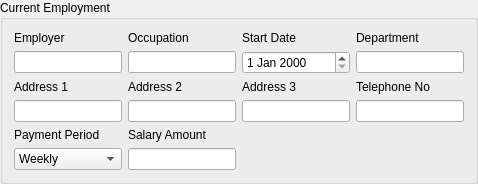
                      <widget class="QGroupBox" name="grpEmployment">
                       <property name="enabled">
                        <bool>true</bool>
                       </property>
                       <property name="sizePolicy">
                        <sizepolicy hsizetype="Preferred" vsizetype="Preferred">
                         <horstretch>0</horstretch>
                         <verstretch>0</verstretch>
                        </sizepolicy>
                       </property>
                       <property name="title">
                        <string>Current Employment</string>
                       </property>
                       <layout class="QGridLayout" name="gridLayout_6">
                        <item row="2" column="0">
                         <widget class="QLabel" name="label_37">
                          <property name="text">
                           <string>Address 1</string>
                          </property>
                         </widget>
                        </item>
                        <item row="2" column="2">
                         <widget class="QLabel" name="label_39">
                          <property name="text">
                           <string>Address 3</string>
                          </property>
                         </widget>
                        </item>
                        <item row="2" column="3">
                         <widget class="QLabel" name="label_40">
                          <property name="text">
                           <string>Telephone No</string>
                          </property>
                         </widget>
                        </item>
                        <item row="3" column="0">
                         <widget class="QLineEdit" name="lineEmpAddress1">
                          <property name="enabled">
                           <bool>true</bool>
                          </property>
                          <property name="text">
                           <string/>
                          </property>
                         </widget>
                        </item>
                        <item row="2" column="1">
                         <widget class="QLabel" name="label_38">
                          <property name="text">
                           <string>Address 2</string>
                          </property>
                         </widget>
                        </item>
                        <item row="3" column="3">
                         <widget class="QLineEdit" name="lineEmpTelNo">
                          <property name="enabled">
                           <bool>true</bool>
                          </property>
                          <property name="text">
                           <string/>
                          </property>
                         </widget>
                        </item>
                        <item row="3" column="1">
                         <widget class="QLineEdit" name="lineEmpAddress2">
                          <property name="enabled">
                           <bool>true</bool>
                          </property>
                          <property name="text">
                           <string/>
                          </property>
                         </widget>
                        </item>
                        <item row="3" column="2">
                         <widget class="QLineEdit" name="lineEmpAddress3">
                          <property name="enabled">
                           <bool>true</bool>
                          </property>
                          <property name="text">
                           <string/>
                          </property>
                         </widget>
                        </item>
                        <item row="4" column="0">
                         <widget class="QLabel" name="label_49">
                          <property name="text">
                           <string>Payment Period</string>
                          </property>
                         </widget>
                        </item>
                        <item row="0" column="0">
                         <widget class="QLabel" name="label_33">
                          <property name="text">
                           <string>Employer</string>
                          </property>
                         </widget>
                        </item>
                        <item row="1" column="0">
                         <widget class="QLineEdit" name="lineEmployer">
                          <property name="enabled">
                           <bool>true</bool>
                          </property>
                          <property name="text">
                           <string/>
                          </property>
                         </widget>
                        </item>
                        <item row="0" column="1">
                         <widget class="QLabel" name="label_34">
                          <property name="text">
                           <string>Occupation</string>
                          </property>
                         </widget>
                        </item>
                        <item row="0" column="2">
                         <widget class="QLabel" name="label_35">
                          <property name="text">
                           <string>Start Date</string>
                          </property>
                         </widget>
                        </item>
                        <item row="1" column="1">
                         <widget class="QLineEdit" name="lineOccupation">
                          <property name="enabled">
                           <bool>true</bool>
                          </property>
                          <property name="text">
                           <string/>
                          </property>
                         </widget>
                        </item>
                        <item row="0" column="3">
                         <widget class="QLabel" name="label_36">
                          <property name="text">
                           <string>Department</string>
                          </property>
                         </widget>
                        </item>
                        <item row="1" column="2">
                         <widget class="QDateEdit" name="dateEmpStartDate">
                          <property name="enabled">
                           <bool>true</bool>
                          </property>
                         </widget>
                        </item>
                        <item row="1" column="3">
                         <widget class="QLineEdit" name="lineDepartment">
                          <property name="enabled">
                           <bool>true</bool>
                          </property>
                          <property name="text">
                           <string/>
                          </property>
                         </widget>
                        </item>
                        <item row="4" column="1">
                         <widget class="QLabel" name="label_50">
                          <property name="text">
                           <string>Salary Amount</string>
                          </property>
                         </widget>
                        </item>
                        <item row="5" column="1">
                         <widget class="QLineEdit" name="lineEditSalaryAmount">
                          <property name="enabled">
                           <bool>true</bool>
                          </property>
                         </widget>
                        </item>
                        <item row="5" column="0">
                         <widget class="QComboBox" name="cboPaymentPeriod">
                          <property name="enabled">
                           <bool>true</bool>
                          </property>
                          <item>
                           <property name="text">
                            <string>Weekly</string>
                           </property>
                          </item>
                          <item>
                           <property name="text">
                            <string>Forthnightly</string>
                           </property>
                          </item>
                          <item>
                           <property name="text">
                            <string>Monthly</string>
                           </property>
                          </item>
                          <item>
                           <property name="text">
                            <string>Adhoc</string>
                           </property>
                          </item>
                         </widget>
                        </item>
                       </layout>
                      </widget>
